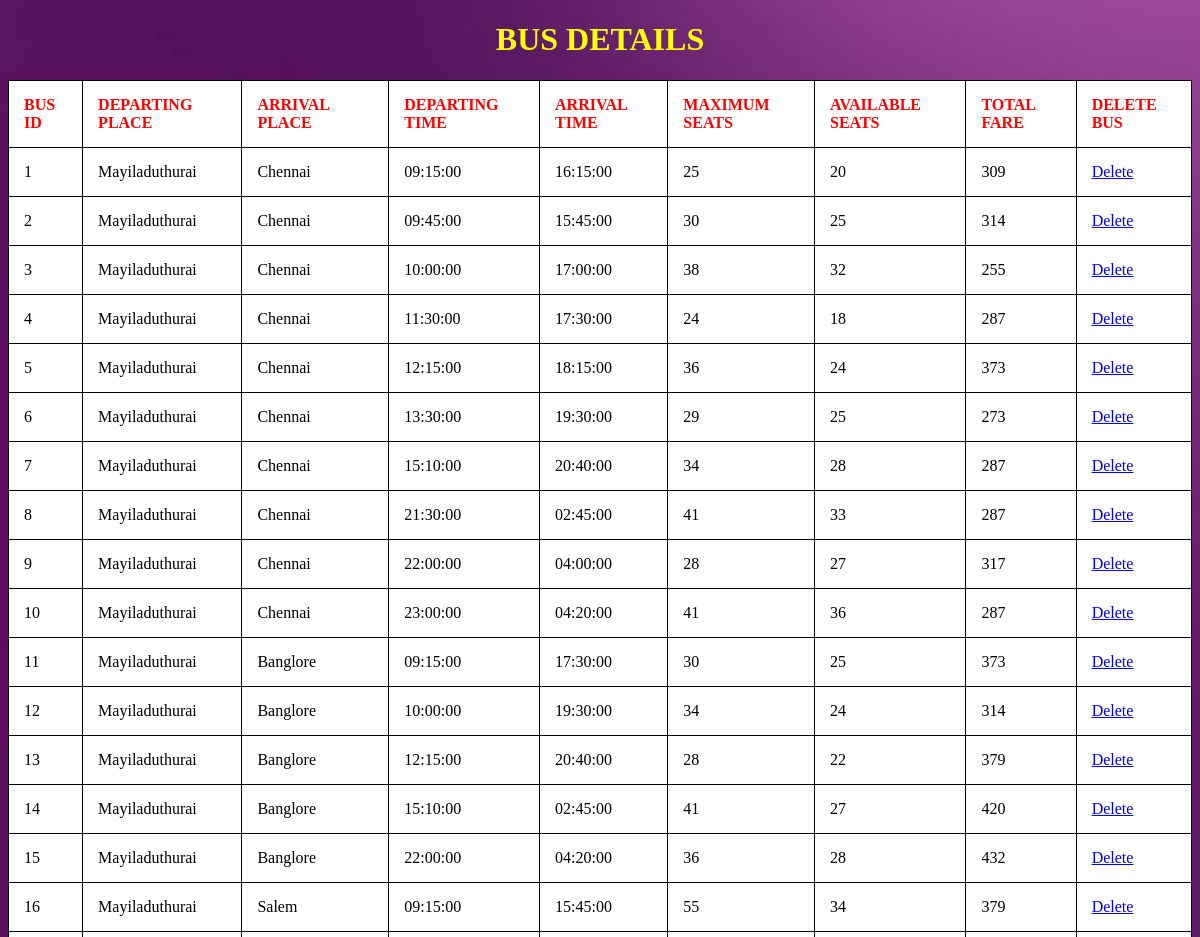
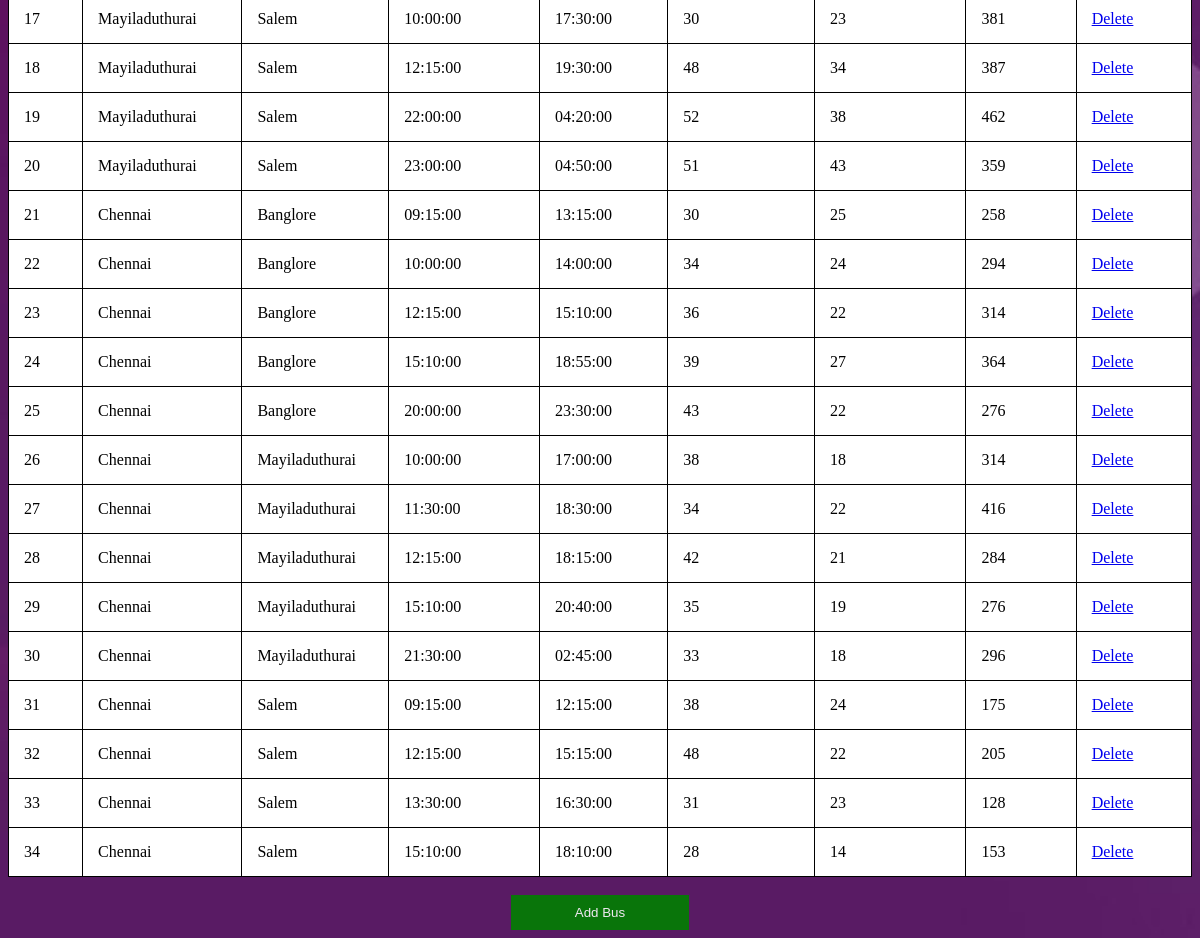
The app's page /busdetail.php with its own data (2 pictures, top to bottom).
### tables this page shows
CREATE TABLE `bus` (
  `BUSID` int(3) NOT NULL,
  `BUSTYPE` varchar(20) NOT NULL,
  `STARTPLACE` varchar(15) NOT NULL,
  `ENDPLACE` varchar(15) NOT NULL,
  `STARTTIME` time NOT NULL,
  `ENDTIME` time NOT NULL,
  `MAXSEATS` int(5) NOT NULL,
  `AVAILSEATS` int(5) NOT NULL,
  `FARE` float NOT NULL
);

### busdetail.php (the view, shortened to what this page needs)
<!DOCTYPE html>
<html>
<head>
</head>
<body><center>
<h1><font color="yellow">BUS DETAILS</font></h1></center>
<?php
include "main.php";
$namesql = "SELECT * FROM bus ";
$result = mysqli_query($con,$namesql);
if(mysqli_num_rows($result)>0)
{
?>
<table style="width:100%">
<tr>
    <th><font color="red">BUS ID</font></th>
    <th><font color="red">DEPARTING PLACE</font></th>
    <th><font color="red">ARRIVAL PLACE</font></th>
    <th><font color="red">DEPARTING TIME</font></th>
    <th><font color="red">ARRIVAL TIME</font></th>
    <th><font color="red">MAXIMUM SEATS</font></th>
    <th><font color="red">AVAILABLE SEATS</font></th>
    <th><font color="red">TOTAL FARE</font></th>
    <th><font color="red">DELETE BUS</font></th>
</tr>
<?php
while($row = mysqli_fetch_assoc($result))
{
                        $bid = $row['BUSID'];
                        $startplace = $row['STARTPLACE'];
                        $endplace = $row['ENDPLACE'];
                        $stime = $row['STARTTIME'];
                        $dtime = $row['ENDTIME'];
                        $maxseats = $row['MAXSEATS'];
                        $availseats = $row['AVAILSEATS'];
                        $fare = $row['FARE'];
?>
<tr>
    <td ><?php echo $bid; ?> </td>
    <td><?php echo $startplace; ?></td>
    <td><?php echo $endplace;?></td>
    <td><?php echo $stime;?></td>
    <td><?php echo $dtime;?></td>
    <td><?php echo $maxseats;?></td>
    <td><?php echo $availseats;?></td>
    <td><?php echo $fare;?></td>
    <td><a href="del.php?BUSID=<?php echo $row["BUSID"]; ?>">Delete</a></td>
</tr>
<?php
}
}
?>
</table>
<form action="addbus.php"><center><br>
<button class="btn">Add Bus</button>
</center></form>
</body>
</html>

### busdetail.php (style rules this page uses)
body { background-image: url('welc.jpg'); background-repeat: no-repeat; background-attachment: fixed; background-size: cover; }
table, th, td { border: 1px solid black; border-collapse: collapse; background-color: #ffffff; }
th, td { padding: 15px; }
th { text-align: left; }
.btn { background-color: green; color: white; padding: 10px 10px; border: none; cursor: pointer; width: 15%; opacity: 0.9; }

### records on screen
bus: BUSID "1", STARTPLACE "Mayiladuthurai", ENDPLACE "Chennai", STARTTIME "09:15:00", ENDTIME "16:15:00", MAXSEATS "25", AVAILSEATS "20", FARE "309"
bus: BUSID "2", STARTPLACE "Mayiladuthurai", ENDPLACE "Chennai", STARTTIME "09:45:00", ENDTIME "15:45:00", MAXSEATS "30", AVAILSEATS "25", FARE "314"
bus: BUSID "3", STARTPLACE "Mayiladuthurai", ENDPLACE "Chennai", STARTTIME "10:00:00", ENDTIME "17:00:00", MAXSEATS "38", AVAILSEATS "32", FARE "255"
bus: BUSID "4", STARTPLACE "Mayiladuthurai", ENDPLACE "Chennai", STARTTIME "11:30:00", ENDTIME "17:30:00", MAXSEATS "24", AVAILSEATS "18", FARE "287"
bus: BUSID "5", STARTPLACE "Mayiladuthurai", ENDPLACE "Chennai", STARTTIME "12:15:00", ENDTIME "18:15:00", MAXSEATS "36", AVAILSEATS "24", FARE "373"
bus: BUSID "6", STARTPLACE "Mayiladuthurai", ENDPLACE "Chennai", STARTTIME "13:30:00", ENDTIME "19:30:00", MAXSEATS "29", AVAILSEATS "25", FARE "273"
bus: BUSID "7", STARTPLACE "Mayiladuthurai", ENDPLACE "Chennai", STARTTIME "15:10:00", ENDTIME "20:40:00", MAXSEATS "34", AVAILSEATS "28", FARE "287"
bus: BUSID "8", STARTPLACE "Mayiladuthurai", ENDPLACE "Chennai", STARTTIME "21:30:00", ENDTIME "02:45:00", MAXSEATS "41", AVAILSEATS "33", FARE "287"
bus: BUSID "9", STARTPLACE "Mayiladuthurai", ENDPLACE "Chennai", STARTTIME "22:00:00", ENDTIME "04:00:00", MAXSEATS "28", AVAILSEATS "27", FARE "317"
bus: BUSID "10", STARTPLACE "Mayiladuthurai", ENDPLACE "Chennai", STARTTIME "23:00:00", ENDTIME "04:20:00", MAXSEATS "41", AVAILSEATS "36", FARE "287"
bus: BUSID "11", STARTPLACE "Mayiladuthurai", ENDPLACE "Banglore", STARTTIME "09:15:00", ENDTIME "17:30:00", MAXSEATS "30", AVAILSEATS "25", FARE "373"
bus: BUSID "12", STARTPLACE "Mayiladuthurai", ENDPLACE "Banglore", STARTTIME "10:00:00", ENDTIME "19:30:00", MAXSEATS "34", AVAILSEATS "24", FARE "314"
bus: BUSID "13", STARTPLACE "Mayiladuthurai", ENDPLACE "Banglore", STARTTIME "12:15:00", ENDTIME "20:40:00", MAXSEATS "28", AVAILSEATS "22", FARE "379"
bus: BUSID "14", STARTPLACE "Mayiladuthurai", ENDPLACE "Banglore", STARTTIME "15:10:00", ENDTIME "02:45:00", MAXSEATS "41", AVAILSEATS "27", FARE "420"
bus: BUSID "15", STARTPLACE "Mayiladuthurai", ENDPLACE "Banglore", STARTTIME "22:00:00", ENDTIME "04:20:00", MAXSEATS "36", AVAILSEATS "28", FARE "432"
bus: BUSID "16", STARTPLACE "Mayiladuthurai", ENDPLACE "Salem", STARTTIME "09:15:00", ENDTIME "15:45:00", MAXSEATS "55", AVAILSEATS "34", FARE "379"
bus: BUSID "17", STARTPLACE "Mayiladuthurai", ENDPLACE "Salem", STARTTIME "10:00:00", ENDTIME "17:30:00", MAXSEATS "30", AVAILSEATS "23", FARE "381"
bus: BUSID "18", STARTPLACE "Mayiladuthurai", ENDPLACE "Salem", STARTTIME "12:15:00", ENDTIME "19:30:00", MAXSEATS "48", AVAILSEATS "34", FARE "387"
bus: BUSID "19", STARTPLACE "Mayiladuthurai", ENDPLACE "Salem", STARTTIME "22:00:00", ENDTIME "04:20:00", MAXSEATS "52", AVAILSEATS "38", FARE "462"
bus: BUSID "20", STARTPLACE "Mayiladuthurai", ENDPLACE "Salem", STARTTIME "23:00:00", ENDTIME "04:50:00", MAXSEATS "51", AVAILSEATS "43", FARE "359"
bus: BUSID "21", STARTPLACE "Chennai", ENDPLACE "Banglore", STARTTIME "09:15:00", ENDTIME "13:15:00", MAXSEATS "30", AVAILSEATS "25", FARE "258"
bus: BUSID "22", STARTPLACE "Chennai", ENDPLACE "Banglore", STARTTIME "10:00:00", ENDTIME "14:00:00", MAXSEATS "34", AVAILSEATS "24", FARE "294"
bus: BUSID "23", STARTPLACE "Chennai", ENDPLACE "Banglore", STARTTIME "12:15:00", ENDTIME "15:10:00", MAXSEATS "36", AVAILSEATS "22", FARE "314"
bus: BUSID "24", STARTPLACE "Chennai", ENDPLACE "Banglore", STARTTIME "15:10:00", ENDTIME "18:55:00", MAXSEATS "39", AVAILSEATS "27", FARE "364"
bus: BUSID "25", STARTPLACE "Chennai", ENDPLACE "Banglore", STARTTIME "20:00:00", ENDTIME "23:30:00", MAXSEATS "43", AVAILSEATS "22", FARE "276"
bus: BUSID "26", STARTPLACE "Chennai", ENDPLACE "Mayiladuthurai", STARTTIME "10:00:00", ENDTIME "17:00:00", MAXSEATS "38", AVAILSEATS "18", FARE "314"
bus: BUSID "27", STARTPLACE "Chennai", ENDPLACE "Mayiladuthurai", STARTTIME "11:30:00", ENDTIME "18:30:00", MAXSEATS "34", AVAILSEATS "22", FARE "416"
bus: BUSID "28", STARTPLACE "Chennai", ENDPLACE "Mayiladuthurai", STARTTIME "12:15:00", ENDTIME "18:15:00", MAXSEATS "42", AVAILSEATS "21", FARE "284"
bus: BUSID "29", STARTPLACE "Chennai", ENDPLACE "Mayiladuthurai", STARTTIME "15:10:00", ENDTIME "20:40:00", MAXSEATS "35", AVAILSEATS "19", FARE "276"
bus: BUSID "30", STARTPLACE "Chennai", ENDPLACE "Mayiladuthurai", STARTTIME "21:30:00", ENDTIME "02:45:00", MAXSEATS "33", AVAILSEATS "18", FARE "296"
bus: BUSID "31", STARTPLACE "Chennai", ENDPLACE "Salem", STARTTIME "09:15:00", ENDTIME "12:15:00", MAXSEATS "38", AVAILSEATS "24", FARE "175"
bus: BUSID "32", STARTPLACE "Chennai", ENDPLACE "Salem", STARTTIME "12:15:00", ENDTIME "15:15:00", MAXSEATS "48", AVAILSEATS "22", FARE "205"
bus: BUSID "33", STARTPLACE "Chennai", ENDPLACE "Salem", STARTTIME "13:30:00", ENDTIME "16:30:00", MAXSEATS "31", AVAILSEATS "23", FARE "128"
bus: BUSID "34", STARTPLACE "Chennai", ENDPLACE "Salem", STARTTIME "15:10:00", ENDTIME "18:10:00", MAXSEATS "28", AVAILSEATS "14", FARE "153"
